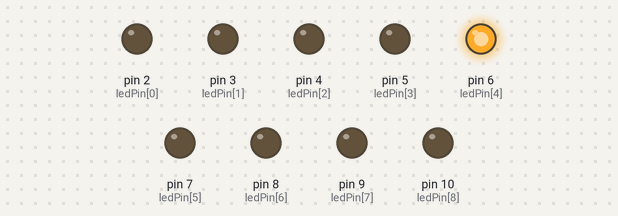
The sketch below on a simulated Arduino Uno, built with avr-gcc and run on an emulated ATmega328P. Parts: output pins drawn as LEDs (lit = HIGH).

Above: at 0.15 s.
At 0.75 s:
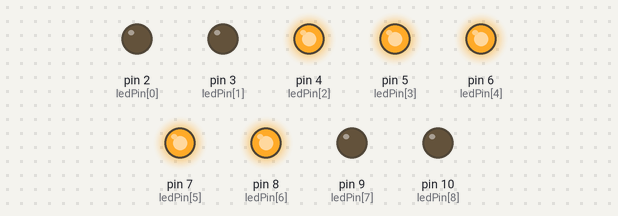
At 1.5 s:
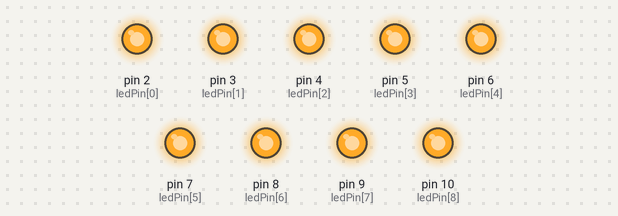
At 2.85 s:
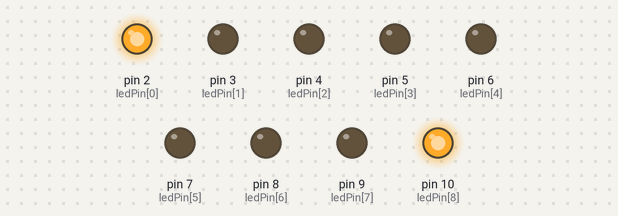
At 4.05 s:
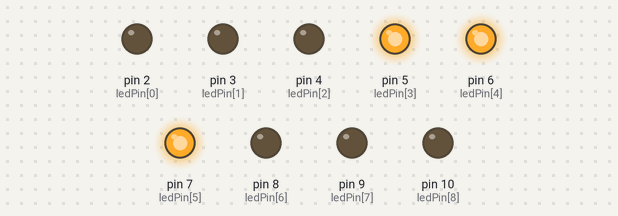
At 6.9 s:
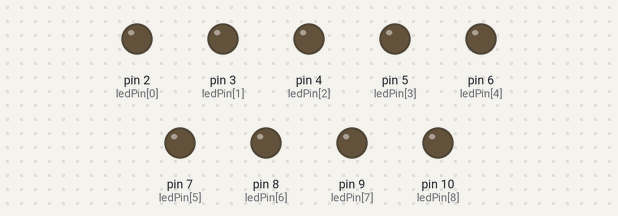
Timing chart, 0 to 8.3 s (numbered marks = the images above):
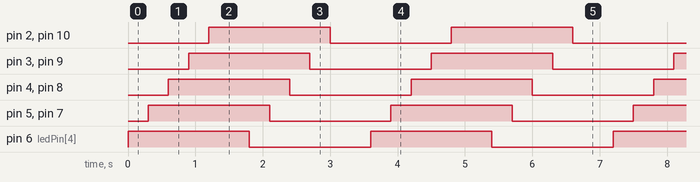

Measured:
- by itself, pin 2 (ledPin[0]), pin 3 (ledPin[1]), pin 4 (ledPin[2]), pin 5 (ledPin[3]), pin 6 (ledPin[4]), pin 7 (ledPin[5]), pin 8 (ledPin[6]), pin 9 (ledPin[7]), pin 10 (ledPin[8]): alternates HIGH for 1.8 s and LOW for 1.8 s
- by itself, everything shown: repeats every 3.6 s, in 10 steps

The sketch:

d04_bai_ve_nha.ino
```cpp
byte ledPin[] = {2, 3, 4, 5, 6, 7, 8, 9, 10};

byte pinCount;

// ################################################################################
// I. CUSTOM DEV SECTION
// ################################################################################
void loopLedByMode(int soLanChay, int soTrungVi, byte mode, int delayTime) {
    for (int i = 0; i <= soLanChay; i++) {
        if (i == 0)
            digitalWrite(ledPin[soTrungVi], mode);
        else {
            digitalWrite(ledPin[soTrungVi - i], mode);
            digitalWrite(ledPin[soTrungVi + i], mode);
        }
        delay(delayTime);
    }
}

void chayLedTuTrungVi(int doDaiMang) {
    int soTrungVi = round(doDaiMang / 2);
    int soLanChay = doDaiMang - soTrungVi;
    // B1. Open led
    loopLedByMode(soLanChay, soTrungVi, HIGH, 300);
    // B2. Dim led
    loopLedByMode(soLanChay, soTrungVi, LOW, 300);
}

// ################################################################################
// II. MAIN RUN SECTION
// ################################################################################

void setup() {
    pinCount = sizeof(ledPin);

    for (int i = 0; i < pinCount; i++) {
        pinMode(ledPin[i], OUTPUT);
        digitalWrite(ledPin[i], LOW);
    }
}

// ---------------------------------------------------------------------------------
void loop() { chayLedTuTrungVi(pinCount); }
```
